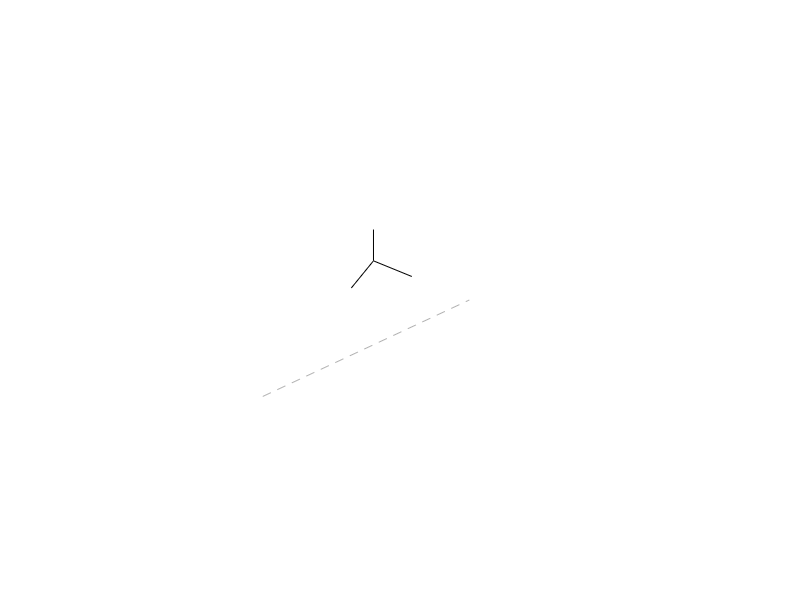

The MATLAB script that drew this image: (Note: this script raises an error after producing the figure.)
function figure4
%FIGURE4  Effect of saddle value on shape of SHC cycle manifold and eigenvectors

%   Andrew D. Horchler, horchler @ gmail . com, Created 6-20-13
%   Revision: 1.1, 6-15-14


rng(1);         % Set ramdom seed to make repeatable
dt = 1e-4;      % Integration time step
figure4a(dt);   % Heteroclinic contours and eigenvectors
figure4b(dt);   % Close-up of noisy trajectories near a node


function figure4a(dt)
%FIGURE4A  Draw heteroclinic cycle contours (roughly) and eigenvectors

t0 = 0; tf = 5e2; t = t0:dt:tf;
alp = sqrt(2)/2; bet = 1; nu = [1 3];

% Small noise so SHC cycle contour graphicly equivalent to heteroclinic cycle
epsilon = eps;

figure('Color',[1 1 1],'Renderer','painters');
box off; d = alp+0.05; axis([0 1 0-d 1+d 0 1]);
axis equal; view(120,45); axis off; hold on;
dd = 0.2; plot3([0 dd;0 0;0 0].',[0 0;0 dd;0 0].',[0 0;0 0;0 dd].','k');

h = plot3([bet 0],[0 bet/2],[0 0],'--');
set(h,'Color',0.7*[1 1 1]);
drawnow;

for i = 1:length(nu)
    % Create connection matrix and simulate
    rho = shc_lv_createcycle(alp,bet,nu(i));
    a0 = [bet;eps;eps];
    a = shc_lv_integrate(t,a0,rho,alp,epsilon);
    
    % Plot contour
    plot3(a(:,1),a(:,2),a(:,3),'k');
    
    % Eigenvalues and vectors for first node
    [V,D] = shc_lv_eigs(rho,alp,1); D = diag(D);
    
    % Draw unstable eigenvectors
    v2 = D(2)*V(:,2);
    h = plot3(1+[v2(1) 0],[v2(2) 0],[v2(3) 0]);
    set(h,'Color',[0 0.7 0.8],'LineWidth',2.5);
    h = plot3(1+[-v2(1) 0],[-v2(2) 0],[-v2(3) 0]);
    set(h,'Color',[1 0.5 0.5],'LineWidth',2.5);
    
    % Draw stable eigenvectors
    v1 = D(1)*V(:,1);
    h = plot3(1+[v1(1) 0;-v1(1) 0],[v1(2) 0;-v1(2) 0],[v1(3) 0;-v1(3) 0]);
    set(h,'Color','k','LineWidth',2.5);
    
    drawnow;
end
% Draw circles marking nodes (saddles)
plot3([bet 0 0;0 0 0;0 0 0].',[0 0 0;0 bet 0;0 0 0],[0 0 0;0 0 0;0 0 bet],...
      'ko','MarkerSize',10);
drawnow;


function figure4b(dt)
%FIGURE4B  Close-up of noisy trajectories in vicinity of a node

t0 = 0; tf = 3e3; t = t0:dt:tf;

alp = 4; bet = 1; nu = [3 1.5]; % Parameters
epsilon = 4e-4;                 % Noise magnitude
a0 = [0;bet;0];                 % Initial conditions
d = 1e-1; d2 = 1e-2;
skip = 1e2;

figure('Color','w','Renderer','painters');
pos = get(gcf,'Position'); set(gcf,'Position',[pos(1:2) pos(3) pos(3)]);
axis([bet-d bet+d2 0 d+d2 0 d+d2]); axis equal; view(142.5,30); hold on;

plot3([bet+d2 bet-d],[0 0],[0 0],'k--');
set(gca,'Xtick',[bet-d bet-d/2 1],'XTickLabel',{'0.9','','1'});
set(gca,'Ytick',[0 d/2 d],'YTickLabel',{'0','','0.1'});
set(gca,'Ztick',[0 d/2 d],'ZTickLabel',{'0','','0.1'});
drawnow;

cc = [0.2 0.2 0.2;
      0.5 0.5 0.8];
for k = 1:length(nu)
    % Create connection matrix and simulate
    rho = shc_lv_createcycle(alp,bet,nu(k));
    a1 = shc_lv_integrate(t,a0,rho,alp,epsilon);
    
    % Find crossings into and out of neighborhood around node
    ai1 = (a1(:,1)>=bet-d & a1(:,2)<=d & a1(:,3)<=d);
    
    % Plot, trim data not in neighborhood and decimate
    atmp = a1;
    j = 0;
    for i = 1:length(t)
        if any(ai1(i,:))
            j = j+1;
            atmp(j,:) = a1(i,:);
        elseif j > 0
            plot3(atmp(1:skip:j,1),atmp(1:skip:j,2),atmp(1:skip:j,3),...
                  'Color',cc(k,:)); hold on;
            j = 0;
        end
    end

    drawnow;
end
plot3(bet,0,0,'ko','MarkerSize',10);
drawnow;